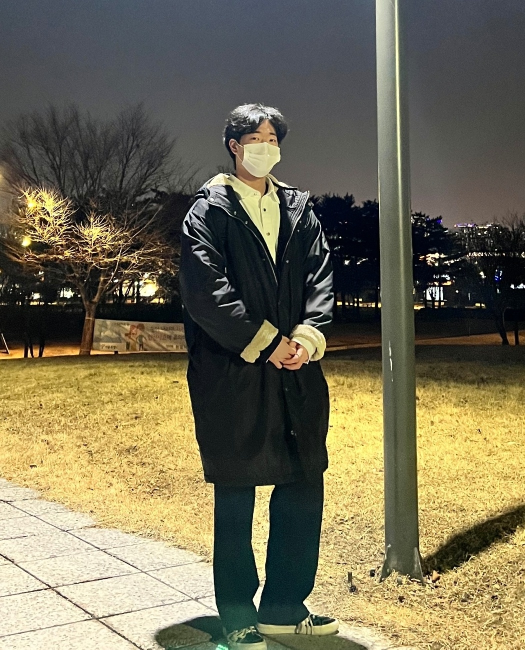
#> input picture Exploration_07_(openCV)/human_segmentation/images/me.jpg, 1050 x 1299 px, found by its file name (shown at 1/2 size)
$ jupyter execute --allow-errors '[E-07]ShallowFocus.ipynb'
#> lines starting #> are read from the running program, lines starting #| are printed output that depends on the picture
# <span style='background-color: #fff5b1'>오늘의 한 걸음  🚶🏽‍♂️: 인물 사진 멋지게 만들기</span>

## Contexts

### 1. READY
    1-1 오늘의 Exp와 Rubric
    1-2 사용하는 라이브러리

### 2. GAME
    2-1. 사람 이미지 블러처리
    2-2. 고양이의 경우
    2-3. 크로마키의 경우
    2-4. 문제점 확인 및 해결방안 도출

### 3. POTG (best Play Of The Game
    3-1. 소감(POTG)
    3-2. 어려웠던 점과 극복방안
    3-3. 추후

---

# 1. Ready
## 1-1. 오늘의 Exp와 Rubric

오늘의 Exploration 은 이미지에 셸로우 포커스 기법을 적용하는 것이다.
셸로우 포커스는 쉽게 표현에 인물에 초점이 맞추는 기법을 의미한다

</img>

#### 여기에 이미지 사진 예시 넣기

오늘의 Rubric 은 다음과 같다

|평가기준|상세항목|
|---|---|
|1. 인물모드 사진을 성공적으로 제작하였다.|아웃포커싱 효과가 적용된 본인의 인물모드 사진과 고양이 사진, 배경전환 크로마키사진을 각각 1장 이상 성공적으로 제작하였다.|
|2. 제작한 인물모드 사진들에서 나타나는 문제점을 정확히 지적하였다.|인물사진에서 발생한 문제점을 정확히 지적한 사진을 제출하였다.|
|3. 인물모드 사진의 문제점을 개선할 수 있는 솔루션을 적절히 제시하였다.|추가적인 depth 정보를 활용하여 semantic segmentation mask의 오류를 보완할 수 있는 좋은 솔루션을 구체적으로 제시하였다.|

## 1-2. 사용하는 라이브러리

[cell 1]
import os
import cv2
import numpy as np
from matplotlib import pyplot as plt

from pixellib.semantic import semantic_segmentation # segmentation 모델
import urllib #웹에서 데이터 다운 시 사용

os : 로컬의 경로를 불러온다.
cv2 : 이미지 처리 라이브러리
np : 배열 데이터 처리 라이브러리
metplotlib : 시각화 라이브러리

#### 중요
- sementic_segmentation : 우리가 학습시킬 모델
- url lib : 웹에서 데이터를 다운로드 받을 수 있다.
우리의 경우 사람을 적절하게 불러올 수 았는 Pixel Lib 의 학습데이터를 불러온다.

# 2. GAME
## 2-1. 사람 이미지 블러처리

</img>

우리가 사용할 사진을 가져온다.

</img>

[cell 2]
img_path = os.getenv('HOME')+'/aiffel/workplace/[E-07]/human_segmentation/images/me.jpg'
img_orig = cv2.imread(img_path)
#> img_orig is the input picture: shape (1299, 1050, 3); mean B, G, R 85, 108.6, 114.4

print(img_orig.shape)
#| (1299, 1050, 3)

plt.imshow(cv2.cvtColor(img_orig, cv2.COLOR_BGR2RGB))
plt.show()

cv2 라이브러리를 사용할 때는 꼭 cvtColor(img, cv2.COLOR_BGR2RGB) 과정을 거칠 것.

[cell 3]
model_dir = os.getenv('HOME')+'/aiffel/workplace/[E-07]/human_segmentation/models' #경로 설정
model_file = os.path.join(model_dir, 'deeplabv3_xception_tf_dim_ordering_tf_kernels.h5') #해당 경로 안에 있는 파일 설정

# PixelLib가 제공하는 모델의 url
model_url = 'https://github.com/ayoolaolafenwa/PixelLib/releases/download/1.1/deeplabv3_xception_tf_dim_ordering_tf_kernels.h5'

# 다운로드를 시작합니다
urllib.request.urlretrieve(model_url, model_file)
#> (this line was passed over: the network is not available in this run)

가져온 데이터를

우리가 생성한 모델에 끌어 와 학습시킨다.

#> (a cell that did not finish here is left out)

학습된 모델로 우리의 Img 에서 segmentation 합니다.

#> (a cell that did not finish here is left out)

학습을 마친 결과는 두가지 데이터가 나옵니다.
segvalues 는 사진 판단에 따른 설명이 들어가고,
output 에는 사진의 픽셀 값이 들어갑니다.

#> (a cell that did not finish here is left out)

[cell 7]
LABEL_NAMES = [
    'background', 'aeroplane', 'bicycle', 'bird', 'boat', 'bottle', 'bus',
    'car', 'cat', 'chair', 'cow', 'diningtable', 'dog', 'horse', 'motorbike',
    'person', 'pottedplant', 'sheep', 'sofa', 'train', 'tv'
]
len(LABEL_NAMES)

#> (the rest of this cell did not finish here and is left out)

#> (a cell that did not finish here is left out)

[cell 9]
colormap = np.zeros((256, 3), dtype = int)
ind = np.arange(256, dtype=int)

for shift in reversed(range(8)):
    for channel in range(3):
        colormap[:, channel] |= ((ind >> channel) & 1) << shift
    ind >>= 3

colormap.shape

[cell 10]
colormap[15]

[cell 11]
seg_color = (128,128,192)

#> (a cell that did not finish here is left out)

[cell 13]
img_show = img_orig.copy()

# True과 False인 값을 각각 255과 0으로 바꿔줍니다
#> (the rest of this cell did not finish here and is left out)

[cell 14]
img_orig_blur = cv2.blur(img_orig, (50,50))
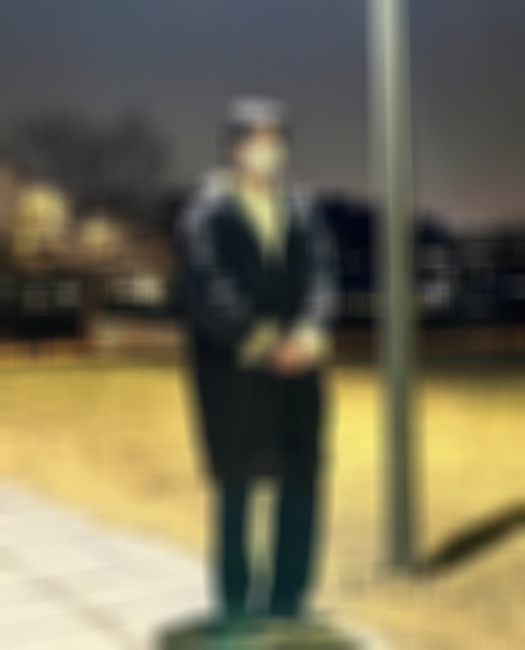
#> img_orig_blur: shape (1299, 1050, 3) (shown at 1/2 size); mean B, G, R 85, 108.6, 114.3
plt.imshow(cv2.cvtColor(img_orig_blur, cv2.COLOR_BGR2RGB))
plt.show()

#> (a cell that did not finish here is left out)

#> (a cell that did not finish here is left out)

이 기술을 이용하면 단순히 사람 뿐만이 아니라
고양이나 강아지를 위해서도 블러 처리를 해줄 수 있다.
LABEL_NAMES에 있는 항목을 모두 구별할 수 있기 때문이다.

## 2.2 CAT 의 경우

[cell 17]
img_path = os.getenv('HOME')+'/aiffel/workplace/[E-07]/human_segmentation/images/cat.jpg'
img_orig = cv2.imread(img_path)
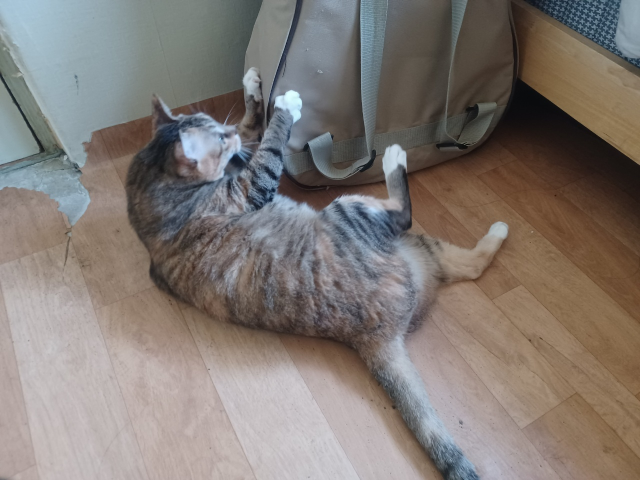
#> input picture Exploration_07_(openCV)/human_segmentation/images/cat.jpg, 1280 x 960 px, found by its file name (shown at 1/2 size)
#> img_orig is the input picture: shape (960, 1280, 3); mean B, G, R 116.6, 121.6, 129.2

print(img_orig.shape)
#| (960, 1280, 3)

plt.imshow(cv2.cvtColor(img_orig, cv2.COLOR_BGR2RGB))
plt.show()

#> (a cell that did not finish here is left out)

보시는 바와 person 이 아닌 cat 으로 인식하고 있다.

[cell 19]
colormap = np.zeros((256, 3), dtype = int)
ind = np.arange(256, dtype=int)

for shift in reversed(range(8)):
    for channel in range(3):
        colormap[:, channel] |= ((ind >> channel) & 1) << shift
    ind >>= 3

colormap.shape

[cell 20]
colormap[8]

고양이는  0,0,64 의 이미지 속성을 가지고 있다.

[cell 21]
seg_color = (0,0,64)

#> (a cell that did not finish here is left out)

[cell 23]
img_show = img_orig.copy()

# True과 False인 값을 각각 255과 0으로 바꿔줍니다
#> (the rest of this cell did not finish here and is left out)

[cell 24]
img_orig_blur = cv2.blur(img_orig, (100,100))
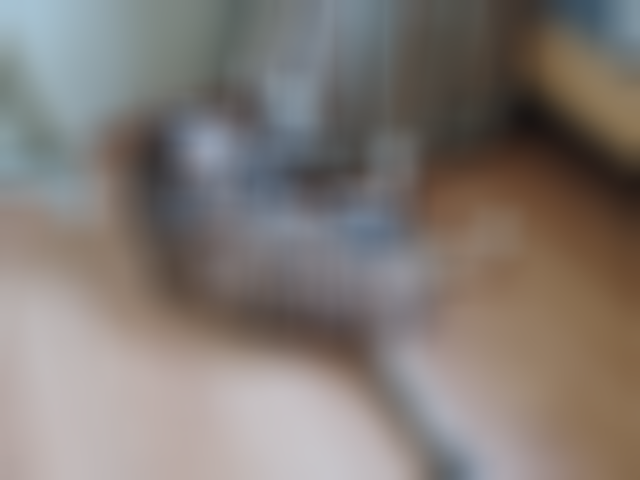
#> img_orig_blur: shape (960, 1280, 3) (shown at 1/2 size); mean B, G, R 116.6, 121.6, 129.2
plt.imshow(cv2.cvtColor(img_orig_blur, cv2.COLOR_BGR2RGB))
plt.show()
